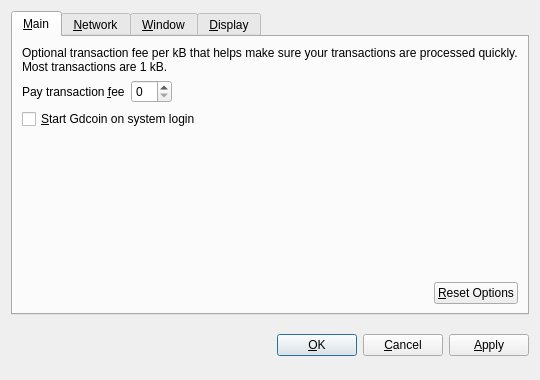
<?xml version="1.0" encoding="UTF-8"?>
<ui version="4.0">
 <class>OptionsDialog</class>
 <widget class="QDialog" name="OptionsDialog">
  <property name="geometry">
   <rect>
    <x>0</x>
    <y>0</y>
    <width>540</width>
    <height>380</height>
   </rect>
  </property>
  <property name="windowTitle">
   <string>Options</string>
  </property>
  <property name="modal">
   <bool>true</bool>
  </property>
  <layout class="QVBoxLayout" name="verticalLayout">
   <item>
    <widget class="QTabWidget" name="tabWidget">
     <property name="tabPosition">
      <enum>QTabWidget::North</enum>
     </property>
     <property name="currentIndex">
      <number>0</number>
     </property>
     <widget class="QWidget" name="tabMain">
      <attribute name="title">
       <string>&amp;Main</string>
      </attribute>
      <layout class="QVBoxLayout" name="verticalLayout_Main">
       <item>
        <widget class="QLabel" name="transactionFeeInfoLabel">
         <property name="text">
          <string>Optional transaction fee per kB that helps make sure your transactions are processed quickly. Most transactions are 1 kB.</string>
         </property>
         <property name="textFormat">
          <enum>Qt::PlainText</enum>
         </property>
         <property name="wordWrap">
          <bool>true</bool>
         </property>
        </widget>
       </item>
       <item>
        <layout class="QHBoxLayout" name="horizontalLayout_1_Main">
         <item>
          <widget class="QLabel" name="transactionFeeLabel">
           <property name="text">
            <string>Pay transaction &amp;fee</string>
           </property>
           <property name="textFormat">
            <enum>Qt::PlainText</enum>
           </property>
           <property name="buddy">
            <cstring>transactionFee</cstring>
           </property>
          </widget>
         </item>
         <item>
          <widget class="BitcoinAmountField" name="transactionFee"/>
         </item>
         <item>
          <spacer name="horizontalSpacer_1_Main">
           <property name="orientation">
            <enum>Qt::Horizontal</enum>
           </property>
           <property name="sizeHint" stdset="0">
            <size>
             <width>40</width>
             <height>20</height>
            </size>
           </property>
          </spacer>
         </item>
        </layout>
       </item>
       <item>
        <widget class="QCheckBox" name="bitcoinAtStartup">
         <property name="toolTip">
          <string>Automatically start Gdcoin after logging in to the system.</string>
         </property>
         <property name="text">
          <string>&amp;Start Gdcoin on system login</string>
         </property>
        </widget>
       </item>
       <item>
        <spacer name="verticalSpacer_Main">
         <property name="orientation">
          <enum>Qt::Vertical</enum>
         </property>
         <property name="sizeHint" stdset="0">
          <size>
           <width>20</width>
           <height>40</height>
          </size>
         </property>
        </spacer>
       </item>
       <item>
        <layout class="QHBoxLayout" name="horizontalLayout_2_Main">
         <item>
          <spacer name="horizontalSpacer_2_Main">
           <property name="orientation">
            <enum>Qt::Horizontal</enum>
           </property>
           <property name="sizeHint" stdset="0">
            <size>
             <width>40</width>
             <height>20</height>
            </size>
           </property>
          </spacer>
         </item>
         <item>
          <widget class="QPushButton" name="resetButton">
           <property name="toolTip">
            <string>Reset all client options to default.</string>
           </property>
           <property name="text">
            <string>&amp;Reset Options</string>
           </property>
           <property name="autoDefault">
            <bool>false</bool>
           </property>
          </widget>
         </item>
        </layout>
       </item>
      </layout>
     </widget>
     <widget class="QWidget" name="tabNetwork">
      <attribute name="title">
       <string>&amp;Network</string>
      </attribute>
      <layout class="QVBoxLayout" name="verticalLayout_Network">
       <item>
        <widget class="QCheckBox" name="mapPortUpnp">
         <property name="toolTip">
          <string>Automatically open the Gdcoin client port on the router. This only works when your router supports UPnP and it is enabled.</string>
         </property>
         <property name="text">
          <string>Map port using &amp;UPnP</string>
         </property>
        </widget>
       </item>
       <item>
        <widget class="QCheckBox" name="connectSocks">
         <property name="toolTip">
          <string>Connect to the Gdcoin network through a SOCKS proxy (e.g. when connecting through Tor).</string>
         </property>
         <property name="text">
          <string>&amp;Connect through SOCKS proxy:</string>
         </property>
        </widget>
       </item>
       <item>
        <layout class="QHBoxLayout" name="horizontalLayout_Network">
         <item>
          <widget class="QLabel" name="proxyIpLabel">
           <property name="text">
            <string>Proxy &amp;IP:</string>
           </property>
           <property name="textFormat">
            <enum>Qt::PlainText</enum>
           </property>
           <property name="buddy">
            <cstring>proxyIp</cstring>
           </property>
          </widget>
         </item>
         <item>
          <widget class="QValidatedLineEdit" name="proxyIp">
           <property name="maximumSize">
            <size>
             <width>140</width>
             <height>16777215</height>
            </size>
           </property>
           <property name="toolTip">
            <string>IP address of the proxy (e.g. 127.0.0.1)</string>
           </property>
          </widget>
         </item>
         <item>
          <widget class="QLabel" name="proxyPortLabel">
           <property name="text">
            <string>&amp;Port:</string>
           </property>
           <property name="textFormat">
            <enum>Qt::PlainText</enum>
           </property>
           <property name="buddy">
            <cstring>proxyPort</cstring>
           </property>
          </widget>
         </item>
         <item>
          <widget class="QLineEdit" name="proxyPort">
           <property name="maximumSize">
            <size>
             <width>55</width>
             <height>16777215</height>
            </size>
           </property>
           <property name="toolTip">
            <string>Port of the proxy (e.g. 9050)</string>
           </property>
          </widget>
         </item>
         <item>
          <widget class="QLabel" name="socksVersionLabel">
           <property name="text">
            <string>SOCKS &amp;Version:</string>
           </property>
           <property name="textFormat">
            <enum>Qt::PlainText</enum>
           </property>
           <property name="buddy">
            <cstring>socksVersion</cstring>
           </property>
          </widget>
         </item>
         <item>
          <widget class="QValueComboBox" name="socksVersion">
           <property name="toolTip">
            <string>SOCKS version of the proxy (e.g. 5)</string>
           </property>
          </widget>
         </item>
         <item>
          <spacer name="horizontalSpacer_Network">
           <property name="orientation">
            <enum>Qt::Horizontal</enum>
           </property>
           <property name="sizeHint" stdset="0">
            <size>
             <width>40</width>
             <height>20</height>
            </size>
           </property>
          </spacer>
         </item>
        </layout>
       </item>
       <item>
        <spacer name="verticalSpacer_Network">
         <property name="orientation">
          <enum>Qt::Vertical</enum>
         </property>
         <property name="sizeHint" stdset="0">
          <size>
           <width>20</width>
           <height>40</height>
          </size>
         </property>
        </spacer>
       </item>
      </layout>
     </widget>
     <widget class="QWidget" name="tabWindow">
      <attribute name="title">
       <string>&amp;Window</string>
      </attribute>
      <layout class="QVBoxLayout" name="verticalLayout_Window">
       <item>
        <widget class="QCheckBox" name="minimizeToTray">
         <property name="toolTip">
          <string>Show only a tray icon after minimizing the window.</string>
         </property>
         <property name="text">
          <string>&amp;Minimize to the tray instead of the taskbar</string>
         </property>
        </widget>
       </item>
       <item>
        <widget class="QCheckBox" name="minimizeOnClose">
         <property name="toolTip">
          <string>Minimize instead of exit the application when the window is closed. When this option is enabled, the application will be closed only after selecting Quit in the menu.</string>
         </property>
         <property name="text">
          <string>M&amp;inimize on close</string>
         </property>
        </widget>
       </item>
       <item>
        <spacer name="verticalSpacer_Window">
         <property name="orientation">
          <enum>Qt::Vertical</enum>
         </property>
         <property name="sizeHint" stdset="0">
          <size>
           <width>20</width>
           <height>40</height>
          </size>
         </property>
        </spacer>
       </item>
      </layout>
     </widget>
     <widget class="QWidget" name="tabDisplay">
      <attribute name="title">
       <string>&amp;Display</string>
      </attribute>
      <layout class="QVBoxLayout" name="verticalLayout_Display">
       <item>
        <layout class="QHBoxLayout" name="horizontalLayout_1_Display">
         <item>
          <widget class="QLabel" name="langLabel">
           <property name="text">
            <string>User Interface &amp;language:</string>
           </property>
           <property name="textFormat">
            <enum>Qt::PlainText</enum>
           </property>
           <property name="buddy">
            <cstring>lang</cstring>
           </property>
          </widget>
         </item>
         <item>
          <widget class="QValueComboBox" name="lang">
           <property name="toolTip">
            <string>The user interface language can be set here. This setting will take effect after restarting Gdcoin.</string>
           </property>
          </widget>
         </item>
        </layout>
       </item>
       <item>
        <layout class="QHBoxLayout" name="horizontalLayout_2_Display">
         <item>
          <widget class="QLabel" name="unitLabel">
           <property name="text">
            <string>&amp;Unit to show amounts in:</string>
           </property>
           <property name="textFormat">
            <enum>Qt::PlainText</enum>
           </property>
           <property name="buddy">
            <cstring>unit</cstring>
           </property>
          </widget>
         </item>
         <item>
          <widget class="QValueComboBox" name="unit">
           <property name="toolTip">
            <string>Choose the default subdivision unit to show in the interface and when sending coins.</string>
           </property>
          </widget>
         </item>
        </layout>
       </item>
       <item>
        <widget class="QCheckBox" name="displayAddresses">
         <property name="toolTip">
          <string>Whether to show Gdcoin addresses in the transaction list or not.</string>
         </property>
         <property name="text">
          <string>&amp;Display addresses in transaction list</string>
         </property>
        </widget>
       </item>
       <item>
        <widget class="QCheckBox" name="coinControlFeatures">
         <property name="toolTip">
          <string>Whether to show coin control features or not.</string>
         </property>
         <property name="text">
          <string>Display coin &amp;control features (experts only!)</string>
         </property>
        </widget>
       </item>
       <item>
        <spacer name="verticalSpacer_Display">
         <property name="orientation">
          <enum>Qt::Vertical</enum>
         </property>
         <property name="sizeHint" stdset="0">
          <size>
           <width>20</width>
           <height>40</height>
          </size>
         </property>
        </spacer>
       </item>
      </layout>
     </widget>
    </widget>
   </item>
   <item>
    <layout class="QHBoxLayout" name="horizontalLayout_Buttons">
     <item>
      <spacer name="horizontalSpacer_1">
       <property name="orientation">
        <enum>Qt::Horizontal</enum>
       </property>
       <property name="sizeHint" stdset="0">
        <size>
         <width>40</width>
         <height>48</height>
        </size>
       </property>
      </spacer>
     </item>
     <item>
      <widget class="QLabel" name="statusLabel">
       <property name="font">
        <font>
         <weight>75</weight>
         <bold>true</bold>
        </font>
       </property>
       <property name="text">
        <string/>
       </property>
       <property name="textFormat">
        <enum>Qt::PlainText</enum>
       </property>
       <property name="wordWrap">
        <bool>true</bool>
       </property>
      </widget>
     </item>
     <item>
      <spacer name="horizontalSpacer_2">
       <property name="orientation">
        <enum>Qt::Horizontal</enum>
       </property>
       <property name="sizeHint" stdset="0">
        <size>
         <width>40</width>
         <height>48</height>
        </size>
       </property>
      </spacer>
     </item>
     <item>
      <widget class="QPushButton" name="okButton">
       <property name="text">
        <string>&amp;OK</string>
       </property>
      </widget>
     </item>
     <item>
      <widget class="QPushButton" name="cancelButton">
       <property name="text">
        <string>&amp;Cancel</string>
       </property>
       <property name="autoDefault">
        <bool>false</bool>
       </property>
      </widget>
     </item>
     <item>
      <widget class="QPushButton" name="applyButton">
       <property name="text">
        <string>&amp;Apply</string>
       </property>
       <property name="autoDefault">
        <bool>false</bool>
       </property>
      </widget>
     </item>
    </layout>
   </item>
  </layout>
 </widget>
 <customwidgets>
  <customwidget>
   <class>BitcoinAmountField</class>
   <extends>QSpinBox</extends>
   <header>bitcoinamountfield.h</header>
  </customwidget>
  <customwidget>
   <class>QValueComboBox</class>
   <extends>QComboBox</extends>
   <header>qvaluecombobox.h</header>
  </customwidget>
  <customwidget>
   <class>QValidatedLineEdit</class>
   <extends>QLineEdit</extends>
   <header>qvalidatedlineedit.h</header>
  </customwidget>
 </customwidgets>
 <resources/>
 <connections/>
</ui>
